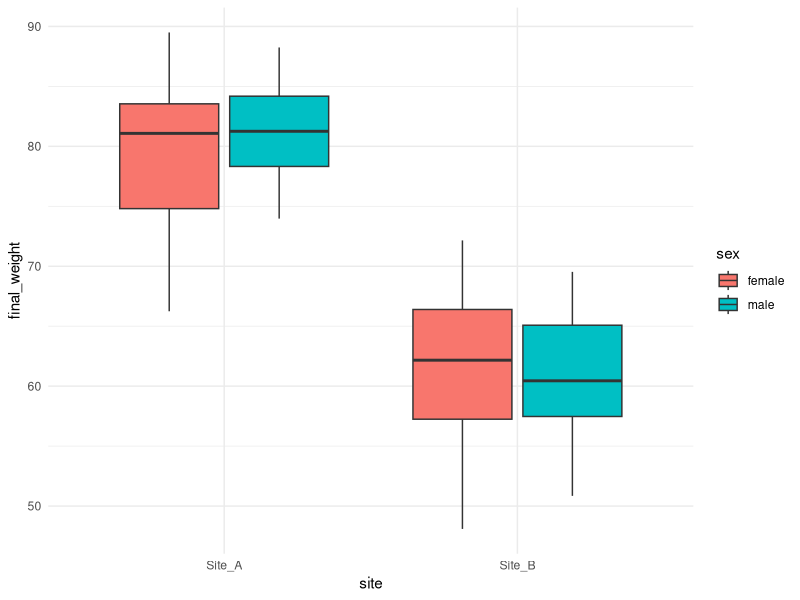

Write R code to recreate this figure.
#### In class activity November 11, 2025 ----- 
# In class activity will also be the homework

#### Load libraries ----

library(tidyverse)
library(car)
library(emmeans)

#### Exercise: simulation and estimation of linear models with one categorical and one continuous predictor

# With last week's code simulate 100 observations of two level categorical data

# Using your code from last week's homework, add a two-level categorical X-value
# and simulate sufficient data (say 100 obs total, split evenly
# between the two levels) to estimate the parameters of an ANCOVA model.
# You can decide whether there is an interaction or not 
# (same slopes but different intercepts vs different slopes and intercepts)
# or even whether the categorical variable matters at all.

#### Part 1 ----

# since we want two levels, let's say they are treatment 1 and treatment 2
# and let's we got to have equal sample sizes, so 50 of treatment 1 and 50 of treatment 2

## save treatment 1

t1_x <- rnorm(50, mean = 15, sd = 2) #t1 _x for treatment 1 x-values
t1_error <- rnorm(50, mean = 15, sd =2) # save errors for these x-values. for ease, let's normally distribute them

slope_1 <- 3
intercept_1 <- 20

# simulate y values from the first treatment

t1_y <- intercept_1 + (slope_1 * t1_x) + t1_error

# save this as a data frame
location <- "Site_A"
individual_id <- seq(1:50)
sex1 <- sample(c("male", "female"), size = 50, replace = TRUE)
treat1 <- data.frame(site = location, individual = individual_id, sex = sex1, initial_weight = t1_x, final_weight = t1_y)

## save treatment 2 

t2_x <- rnorm(50, mean = 10, sd = 2) #t2_x for treatment 2 x-values
t2_error <- rnorm(50, mean = 10, sd = 2) # save errors for the x-values

slope_2 <- 3
intercept_2 <- 21

# simulate y values from the second treatment

t2_y <- intercept_2 + (slope_2 * t2_x) + t2_error

# save treatment two as a data frame
location2 <- "Site_B"
individual_id <- seq(1:50)
sex2 <- sample(c("male", "female"), size = 50, replace = TRUE)
treat2 <- data.frame(site = location2, individual = individual_id, sex = sex2, initial_weight = t2_x, final_weight = t2_y)


# combine the two data frames into one

df_both <- rbind(treat1, treat2)

## Preliminary data exploration

# make boxplots!! They are fun!

site_boxplots <- ggplot(data = df_both, mapping = aes(x = site, y = final_weight, fill = sex)) +
  geom_boxplot() +
  theme_minimal()

site_boxplots
# well, looking at these boxplots, I would certainly expect the ancova to say these are significant results

# so let's actually run the ancova
# to do this, first build out our simple linear model

mod1 <- lm(final_weight ~ site + sex, data = df_both) #model of final_weight as a result of site, sex as a covariate?

# Summary of the model
summary(mod1)

# Type II ANOVA table (common for ANCOVA)
Anova(mod1, type = "II")

emmeans(mod1, ~ site)

# Write a brief (2-3 sentences) ecological scenario for these data 
# and give the variables related names and units
# Finish with an ecological question that fits the ANCOVA format. 
# For example, "Does the depth distribution of pigmented and unpigmented Daphnia
# respond similarly to changes in light intensity?"
# There's a continuous response variable, a continuous predictor, and a 2-level factor.

#Average weight gain in bear cubs at two sites after 6 months
#disclaimer: I know nothing about bear cubs
#Did cubs at one site gain significantly more weight on average than at another site?

# Researchers are interested in the growth of bear cubs at two national park sites.
# They weighed 50 bear cubs at each site, and then six months later, reweighed those cubs.
# They want to know if the bear cubs are significantly heavier at one site or another.
